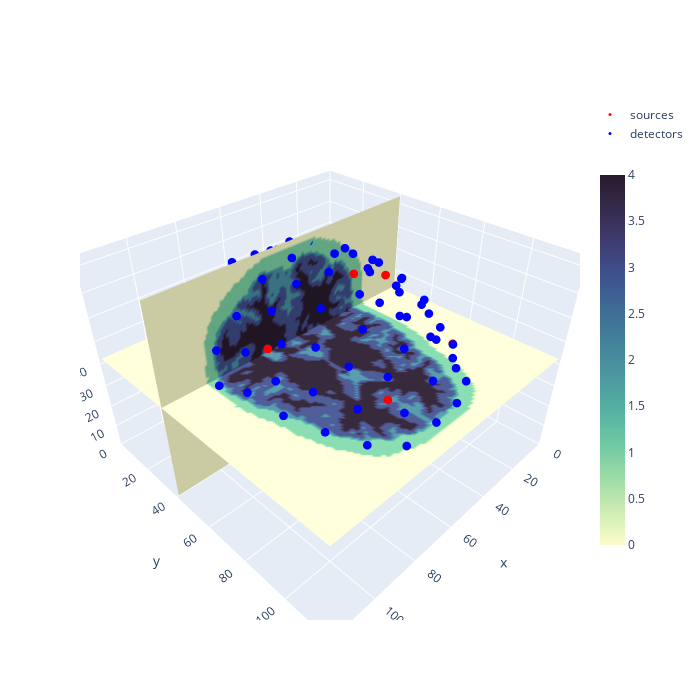

This figure's notebook cell:
### Code cell
# transform anatomical segmentation into a given session (id: '21' to '30') and run (id: '01' to '12')
sessionID = '21'; runID = '01'
seg_transformed, geom_transformed = subj.transform(sessionID=sessionID, runID=runID)
subj.display_setup(seg_transformed, geom_transformed)
